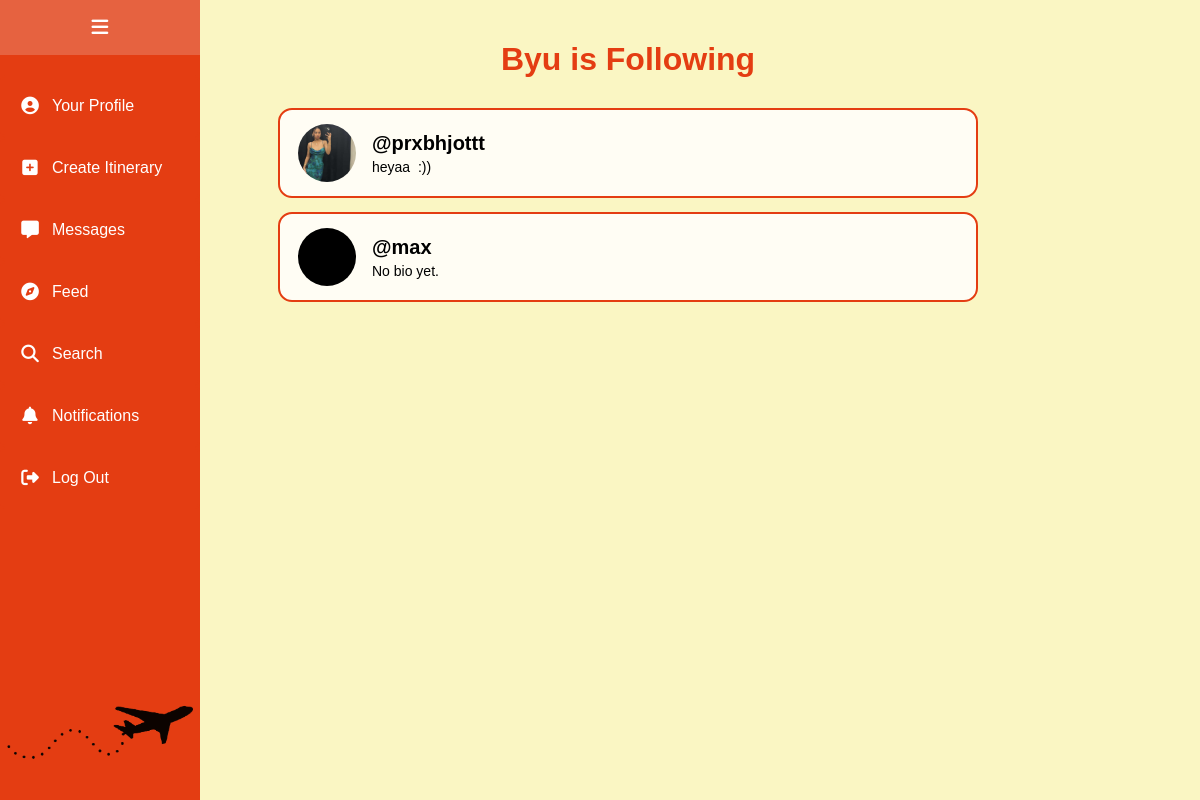
The app's page /following/2 (signed in) with its own data.
### app.py (models this page shows, shortened)
class User(db.Model):
    id = db.Column(db.Integer, primary_key=True)
    email = db.Column(db.String(120), unique=True, nullable=False)
    phone = db.Column(db.String(20), nullable=False)
    password_hash = db.Column(db.String(255), nullable=False)
    username = db.Column(db.String(50), unique=True, nullable=True)
    bio = db.Column(db.Text, nullable=True)
    avatar_url = db.Column(db.String(255), nullable=True)
    interest_1 = db.Column(db.String(25), nullable=True)
    interest_2 = db.Column(db.String(25), nullable=True)
    interest_3 = db.Column(db.String(25), nullable=True)
    interest_4 = db.Column(db.String(25), nullable=True)
    interest_5 = db.Column(db.String(25), nullable=True)

### app.py (the view)
@app.route('/following/<int:user_id>')
def following_page(user_id):
    current_user_id = session.get("user_id")
    if not current_user_id:
        return redirect(url_for('login_page'))
    user = User.query.get_or_404(user_id)
    following = db.session.query(User).join(
        Follow,
        Follow.following_id == User.id
    ).filter(
        Follow.follower_id == user_id
    ).all()
    return render_template(
        'follow-list.html',
        user=user,
        users=following,
        list_type='following'
    )

### templates/follow-list.html (shortened to what this page needs)
<!DOCTYPE html>
<html>
<head>
    <link rel="stylesheet" href="https://cdnjs.cloudflare.com/ajax/libs/font-awesome/6.5.0/css/all.min.css">
    <link rel="stylesheet" href="{{ url_for('static', filename='styles.css') }}">
</head>
<body>
{% include 'navbar.html' %}
<div class="page-wrapper">
    <div class="middle-column">
        {% if list_type == 'followers' %}
        <h1>{{ user.username }}'s Followers</h1>
        {% else %}
        <h1>{{ user.username }} is Following</h1>
        {% endif %}
        {% if users %}
        <div class="follow-list-container">
            {% for u in users %}
            <a class="follow-list-card" href="{{ url_for('view_user_profile', user_id=u.id) }}">
                {% if u.avatar_url %}
                <img src="{{ url_for('static', filename='uploads/' + u.avatar_url) }}" class="follow-list-avatar">
                {% else %}
                <div class="follow-list-placeholder"></div>
                {% endif %}
                <div class="follow-list-info">
                    <h2>@{{ u.username }}</h2>
                    <p>{{ u.bio if u.bio else 'No bio yet.' }}</p>
                </div>
            </a>
            {% endfor %}
        </div>
        {% endif %}
    </div>
</div>
</body>
</html>

### static/styles.css (style rules this page uses)
body { font-family: Helvetica, Arial, sans-serif; background-color: #faf6c3 !important; color: black; text-align: center; margin: 0; padding: 0; }
h1 { font-size:xx-large; color: #e43d12; }
h2 { font-size: x-large; color: #a6643c; }
a:link, a:visited { color: #e43d12; border: 2px solid #e43d12; border-radius: 5px; padding: 10px 20px; text-align: center; display: inline-block; text-decoration: none; }
.page-wrapper { margin-left: 56px; display: flex; height: 100vh; overflow: hidden; }
.middle-column { flex: 1; overflow-y: auto; padding: 20px; text-align: center; background-color: #faf6c3; }
.follow-list-container { max-width: 700px; margin: 30px auto; display: flex; flex-direction: column; gap: 14px; }
.follow-list-card, .follow-list-card:link, .follow-list-card:visited { display: flex; align-items: center; gap: 16px; border: 2px solid #e43d12; border-radius: 14px; padding: 14px 18px; background-color: #fffdf4; color: black; text-decoration: none; text-align: left; }
.follow-list-avatar, .follow-list-placeholder { width: 58px; height: 58px; border-radius: 50%; object-fit: cover; flex-shrink: 0; }
.follow-list-placeholder { background-color: black; }
.follow-list-info h2 { margin: 0; color: inherit; font-size: 20px; }
.follow-list-info p { margin: 4px 0 0 0; font-size: 14px; }

### records on screen
User: username "Byu"
User: avatar_url (picture), username "prxbhjottt", bio "heyaa :))"
User: username "max", bio "No bio yet."
